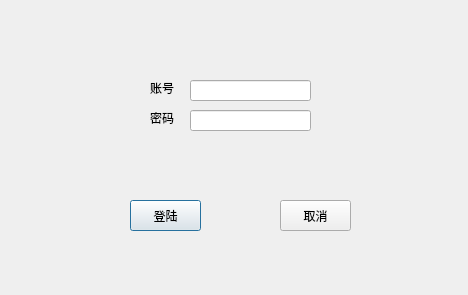
<?xml version="1.0" encoding="UTF-8"?>
<ui version="4.0">
 <class>LoginDialog</class>
 <widget class="QDialog" name="LoginDialog">
  <property name="geometry">
   <rect>
    <x>0</x>
    <y>0</y>
    <width>468</width>
    <height>295</height>
   </rect>
  </property>
  <property name="windowTitle">
   <string>LoginDialog</string>
  </property>
  <widget class="QLabel" name="label">
   <property name="geometry">
    <rect>
     <x>0</x>
     <y>0</y>
     <width>471</width>
     <height>301</height>
    </rect>
   </property>
   <property name="text">
    <string/>
   </property>
   <property name="pixmap">
    <pixmap resource="imgang.qrc">:/H1A@R}L}~`]691A(Z0F_SUC.jpg</pixmap>
   </property>
  </widget>
  <widget class="QLabel" name="passwordlabel_2">
   <property name="geometry">
    <rect>
     <x>150</x>
     <y>110</y>
     <width>31</width>
     <height>16</height>
    </rect>
   </property>
   <property name="text">
    <string>密码</string>
   </property>
  </widget>
  <widget class="QLineEdit" name="accountlineEdit">
   <property name="geometry">
    <rect>
     <x>190</x>
     <y>80</y>
     <width>121</width>
     <height>21</height>
    </rect>
   </property>
  </widget>
  <widget class="QLineEdit" name="passwordlineEdit">
   <property name="geometry">
    <rect>
     <x>190</x>
     <y>110</y>
     <width>121</width>
     <height>21</height>
    </rect>
   </property>
   <property name="echoMode">
    <enum>QLineEdit::Password</enum>
   </property>
  </widget>
  <widget class="QPushButton" name="landingpushButton">
   <property name="geometry">
    <rect>
     <x>130</x>
     <y>200</y>
     <width>71</width>
     <height>31</height>
    </rect>
   </property>
   <property name="text">
    <string>登陆</string>
   </property>
  </widget>
  <widget class="QPushButton" name="pushButton_2">
   <property name="geometry">
    <rect>
     <x>280</x>
     <y>200</y>
     <width>71</width>
     <height>31</height>
    </rect>
   </property>
   <property name="text">
    <string>取消</string>
   </property>
  </widget>
  <widget class="QLabel" name="accountlabel_3">
   <property name="geometry">
    <rect>
     <x>150</x>
     <y>80</y>
     <width>31</width>
     <height>16</height>
    </rect>
   </property>
   <property name="text">
    <string>账号</string>
   </property>
  </widget>
 </widget>
 <tabstops>
  <tabstop>accountlineEdit</tabstop>
  <tabstop>passwordlineEdit</tabstop>
  <tabstop>pushButton_2</tabstop>
  <tabstop>landingpushButton</tabstop>
 </tabstops>
 <resources>
  <include location="imgang.qrc"/>
 </resources>
 <connections/>
</ui>
